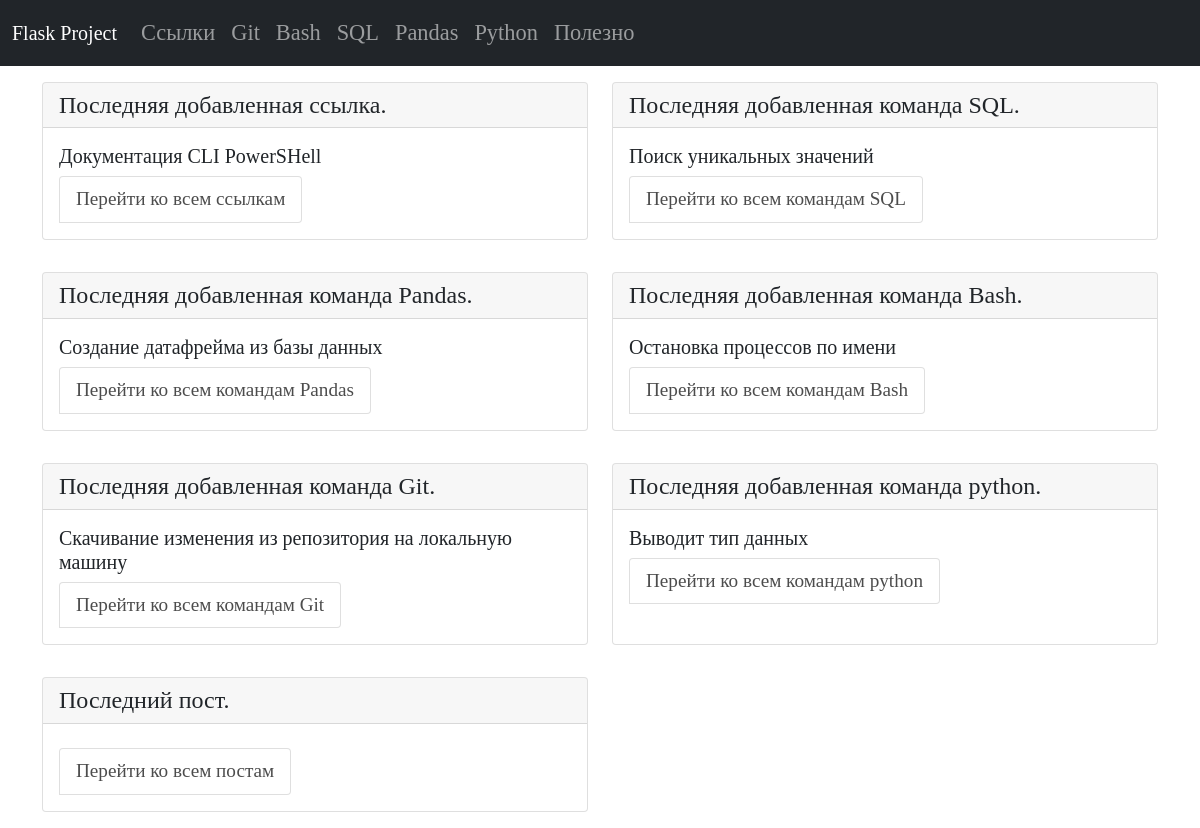
Before: / with the older database file.
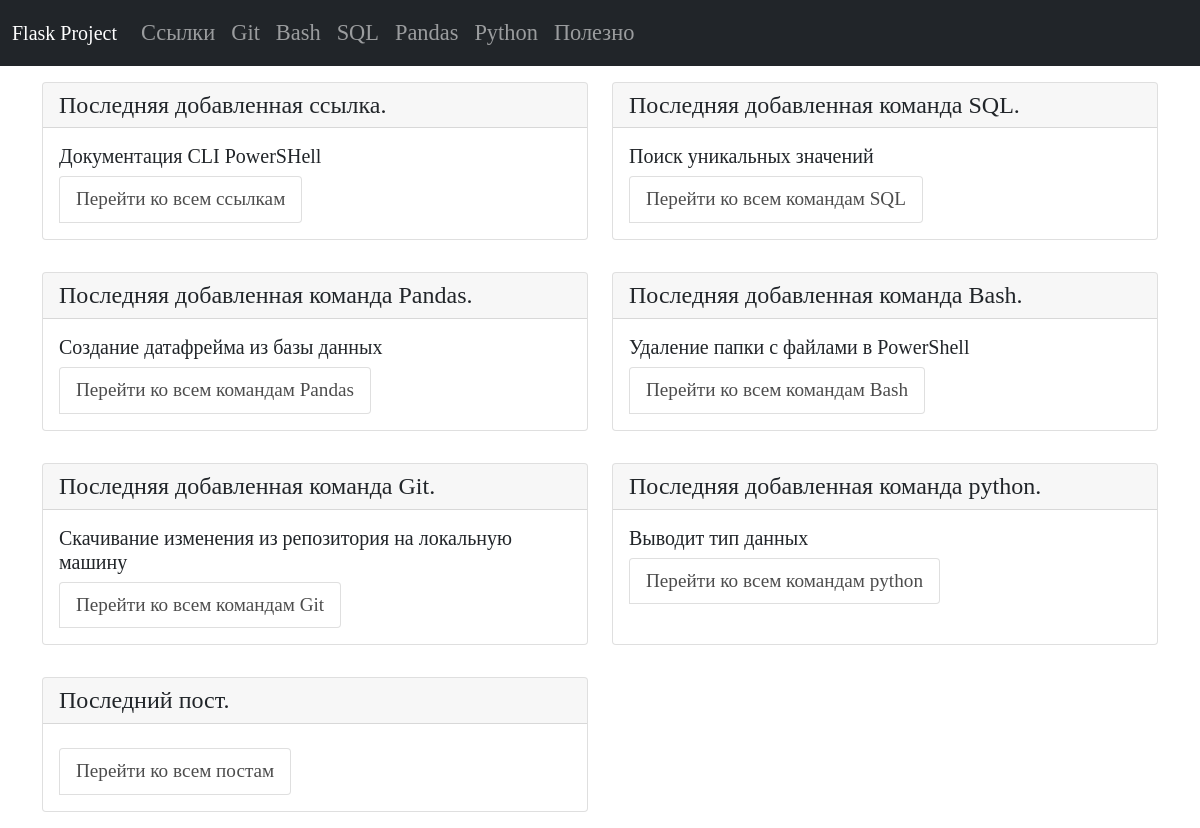
After: the same page with the newer database file.
### tables this page shows
CREATE TABLE "bash" (
    bash_id INTEGER PRIMARY KEY AUTOINCREMENT,
    bash_command TEXT NOT NULL,
    bash_name TEXT NOT NULL
  , bash_description TEXT);

### app.py (the view)
@app.route("/")
def index():
    conn = get_db_connection()
    last_links = conn.execute("SELECT * FROM links ORDER BY 1 DESC").fetchone()
    last_git = conn.execute("SELECT * FROM git ORDER BY 1 DESC").fetchone()
    last_pandas = conn.execute("SELECT * FROM pandas ORDER BY 1 DESC").fetchone()
    last_sql = conn.execute("SELECT * FROM sql ORDER BY 1 DESC").fetchone()
    last_bash = conn.execute("SELECT * FROM bash ORDER BY 1 DESC").fetchone()
    last_python = conn.execute("SELECT * FROM python ORDER BY 1 DESC").fetchone()
    last_healthy = conn.execute("SELECT * FROM healthy ORDER BY 1 DESC").fetchone()
    return render_template("index.html",
                           last_links=last_links,
                           last_git=last_git,
                           last_pandas=last_pandas,
                           last_sql=last_sql,
                           last_bash=last_bash,
                           last_python=last_python,
                           last_healthy=last_healthy, )

### app.py (called while the page is built)
def get_db_connection():
    db_path = os.path.join(BASE_DIR, "database.db")
    conn = sqlite3.connect(db_path)
    conn.row_factory = sqlite3.Row
    return conn

### templates/index.html (shortened to what this page needs)
{% extends "base.html" %}
{% block content %}
{% include 'index_content.html' %}
{% endblock %}

### templates/index_content.html (shortened to what this page needs)
<div class="index">
   <div class="row">
      <div class="col-sm-6">
         <div class="card">
            <h4 class="card-header">Последняя добавленная ссылка.</h4>
            <div class="card-body">
               <h5 class="card-title">{{ last_links.links_name }}</h5>
               <ul class="list-group list-group-horizontal">
                  <li class="list-group-item">
                     <a href="{{ url_for('links_list_commands') }}">Перейти ко всем ссылкам</a>
                  </li>
               </ul>
            </div>
         </div>
      </div>
      <div class="col-sm-6">
         <div class="card">
            <h4 class="card-header">Последняя добавленная команда SQL.</h4>
            <div class="card-body">
               <h5 class="card-title">{{ last_sql.sql_name }}</h5>
               <ul class="list-group list-group-horizontal">
                  <li class="list-group-item">
                     <a href="{{ url_for('sql_list_commands') }}">Перейти ко всем командам SQL</a>
                  </li>
               </ul>
            </div>
         </div>
      </div>
   </div>
   <div class="row">
      <div class="col-sm-6">
         <div class="card">
            <h4 class="card-header">Последняя добавленная команда Pandas.</h4>
            <div class="card-body">
               <h5 class="card-title">{{ last_pandas.pandas_name }}</h5>
               <ul class="list-group list-group-horizontal">
                  <li class="list-group-item">
                     <a href="{{ url_for('pandas_list_commands') }}">Перейти ко всем командам Pandas</a>
                  </li>
               </ul>
            </div>
         </div>
      </div>
      <div class="col-sm-6">
         <div class="card">
            <h4 class="card-header">Последняя добавленная команда Bash.</h4>
            <div class="card-body">
               <h5 class="card-title">{{ last_bash.bash_name }}</h5>
               <ul class="list-group list-group-horizontal">
                  <li class="list-group-item">
                     <a href="{{ url_for('bash_list_commands') }}">Перейти ко всем командам Bash</a>
                  </li>
               </ul>
            </div>
         </div>
      </div>
   </div>
   <div class="row">
      <div class="col-sm-6">
         <div class="card">
            <h4 class="card-header">Последняя добавленная команда Git.</h4>
            <div class="card-body">
               <h5 class="card-title">{{ last_git.git_name }}</h5>
               <ul class="list-group list-group-horizontal">
                  <li class="list-group-item">
                     <a href="{{ url_for('git_list_commands') }}">Перейти ко всем командам Git</a>
                  </li>
               </ul>
            </div>
         </div>
      </div>
      <div class="col-sm-6">
         <div class="card">
            <h4 class="card-header">Последняя добавленная команда python.</h4>
            <div class="card-body">
               <h5 class="card-title">{{ last_python.python_name }}</h5>
               <ul class="list-group list-group-horizontal">
                  <li class="list-group-item">
                     <a href="{{ url_for('python_list_commands') }}">Перейти ко всем командам python</a>
                  </li>
               </ul>
            </div>
         </div>
      </div>
   </div>
   <div class="row">
      <div class="col-sm-6">
         <div class="card">
            <h4 class="card-header">Последний пост.</h4>
            <div class="card-body">
               <ul class="list-group list-group-horizontal">
                  <li class="list-group-item">
                     <a href="{{ url_for('healthy_list_posts') }}">Перейти ко всем постам</a>
                  </li>
               </ul>
            </div>
         </div>
      </div>
   </div>
</div>

Changed rows visible on the page:
no longer on this page (row unchanged): bash: bash_name "Остановка процессов по имени"
added bash: bash_name "Удаление папки с файлами в PowerShell"
